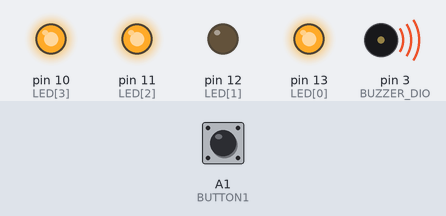
Simulated run of this sketch. Board: Arduino Uno, built with avr-gcc and run on an emulated ATmega328P. Shown: output pins drawn as LEDs (lit = HIGH), buzzer (waves = sounding). The test bench sets the inputs (shaded band); at power-on: A1 (BUTTON1) HIGH. Pins used as bus, display or sensor lines are not drawn.

Above: at 0.8 s.
0.9 s: A1 (BUTTON1) pulsed LOW 5 times (0.12 s each, 0.3 s apart)
At 2.5 s:
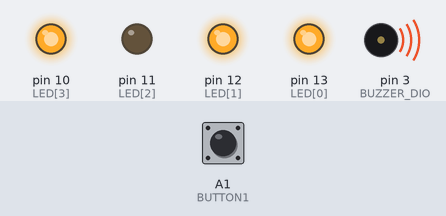
At 3.3 s:
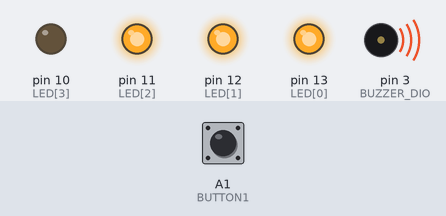
4.5 s: A1 (BUTTON1) pulled LOW for 0.15 s
At 5.4 s:
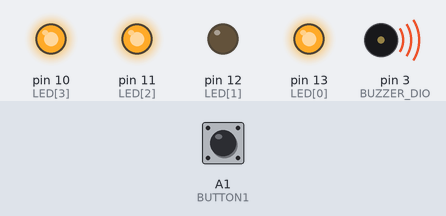
7.6 s: A1 (BUTTON1) pulled LOW for 1 s
Timing chart, 0 to 17.6 s (numbered marks = the images above; inputs shaded):
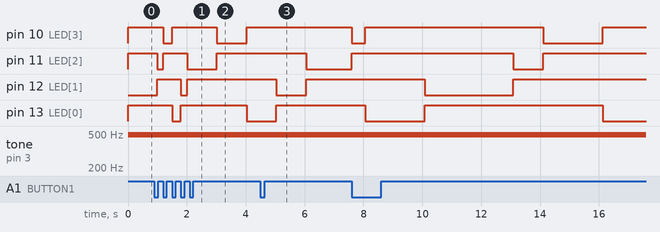

The sketch:

kernelV1SemPreempcao.ino
```cpp
#define BUTTON1 A1
#define BUTTON2 A2
#define BUTTON3 A3
#define PRESS 0
#define UNPRESS 1

#define POT_DIO 0
#define BUZZER_DIO 3

#define OFF HIGH
#define ON LOW

char FXP, FYP, FZP;
const byte LED[] = {13, 12, 11, 10};
byte led = 0, bot1 = UNPRESS, bot2 = UNPRESS, bot3 = UNPRESS;

typedef struct {
  // period in ticks
  int period;
  // ticks until next activation
  int delay;
  // function pointer
  void (*func)(void);
  // activation counter
  int exec;
} Sched_Task_t;

Sched_Task_t Tasks[20];

void setup() {
  Sched_Init();
  /* one-shot task */
  FuncX_init();
  FXP = Sched_AddT(FuncX, 1, 2000);
  /* periodic task */
  FuncY_init();
  FYP = Sched_AddT(FuncY, 1, 2000);

  conf_interrupts();

  while (true)
  {
    Sched_Dispatch();
  };
}


int Sched_Init(void) {
  int x;
  for (x = 0; x < 20; x++)
    Tasks[x].func = 0;
};

void conf_interrupts() {
  noInterrupts(); // disable all interrupts
  TCCR1A = 0;
  TCCR1B = 0;
  TCNT1 = 0;

  //OCR1A = 31250; // compare match register 16MHz/256/2Hz
  //OCR1A = 31;    // compare match register 16MHz/256/2kHz
  OCR1A = 62;      // compare match register 16MHz/256/1kHz
  TCCR1B |= (1 << WGM12); // CTC mode
  TCCR1B |= (1 << CS12); // 256 prescaler
  TIMSK1 |= (1 << OCIE1A); // enable timer compare interrupt
  interrupts(); // enable all interrupts
};

ISR(TIMER1_COMPA_vect)
{ //timer1 interrupt
  Sched_Schedule();
}

void Sched_Schedule(void) {
  int x;
  for (x = 0; x < 20; x++)
  {
    if ((Tasks[x].func) && (Tasks[x].delay))
    {
      Tasks[x].delay--;
      if (!Tasks[x].delay)
      {
        /* Schedule Task */
        Tasks[x].exec++;
        Tasks[x].delay = Tasks[x].period;
      }
    }
  }
  if ((digitalRead(BUTTON1) == PRESS) && bot1 == UNPRESS)
  {
    if ((digitalRead(BUTTON1) == PRESS) && bot1 == UNPRESS)
    {
      if ((digitalRead(BUTTON1) == PRESS) && bot1 == UNPRESS)
      {
        if ((digitalRead(BUTTON1) == PRESS) && bot1 == UNPRESS)
        {
          bot1 = PRESS;
          Tasks[FXP].exec++;
        }
      }
    }
  }
  if ((digitalRead(BUTTON1) == UNPRESS) && bot1 == PRESS)
  {
    if ((digitalRead(BUTTON1) == UNPRESS) && bot1 == PRESS)
    {
      if ((digitalRead(BUTTON1) == UNPRESS) && bot1 == PRESS)
      {
        if ((digitalRead(BUTTON1) == UNPRESS) && bot1 == PRESS)
        {
          bot1 = UNPRESS;
        }
      }
    }
  }
};

void Sched_Dispatch(void)
{
  int x;
  for (x = 0; x < 20; x++)
  {
    if ((Tasks[x].func) and (Tasks[x].exec > 0))
    {
      Tasks[x].exec--;
      Tasks[x].func();
      /* Delete task
         if one-shot */
      //if (!Tasks[x].period) Tasks[x].func = 0;
      return; //prioridade rules
    }
  }
};

int Sched_AddT(void (*f)(void), int d, int p)
{
  int x;
  for (x = 0; x < 20; x++)
    if (!Tasks[x].func)
    {
      Tasks[x].period = p;
      Tasks[x].delay  = d;
      Tasks[x].exec   = 0;
      Tasks[x].func   = f;
      return x;
    }
  return -1;
};


void FuncX_init() {
  pinMode(LED[0], OUTPUT);
  pinMode(LED[1], OUTPUT);
  pinMode(LED[2], OUTPUT);
  pinMode(LED[3], OUTPUT);
  digitalWrite(LED[0], LOW);
  digitalWrite(LED[1], HIGH);
  digitalWrite(LED[2], HIGH);
  digitalWrite(LED[3], HIGH);
}

void FuncY_init() {
  pinMode(BUZZER_DIO, OUTPUT);
  digitalWrite(BUZZER_DIO, OFF);
}

void FuncX() {
  led += 1;
  if (led == 4) led = 0;

  digitalWrite(LED[0], HIGH);
  digitalWrite(LED[1], HIGH);
  digitalWrite(LED[2], HIGH);
  digitalWrite(LED[3], HIGH);

  digitalWrite(LED[led], LOW);
}

void FuncY() {
  //int tempo = (analogRead(POT_DIO) - 500) * 10;

  analogWrite(BUZZER_DIO, 250);
  //delay(tempo);
  delay(1000);
  analogWrite(BUZZER_DIO, 255);

  //Serial.println(tempo);
}
```

Measured:
- after the input at 0.9 s, pin 10 (LED[3]): HIGH → LOW after 0.30 s instead of 3.1 s; pin 12 (LED[1]): LOW → HIGH after 0.10 s instead of 1.1 s; pin 13 (LED[0]): HIGH → LOW after 0.60 s, → HIGH 0.30 s later, → LOW 2.2 s later
- after the input at 4.5 s, pin 11 (LED[2]): HIGH → LOW after 1.5 s; pin 12 (LED[1]): HIGH → LOW after 0.53 s instead of 1.5 s; pin 13 (LED[0]): LOW → HIGH after 0.53 s instead of 1.5 s
